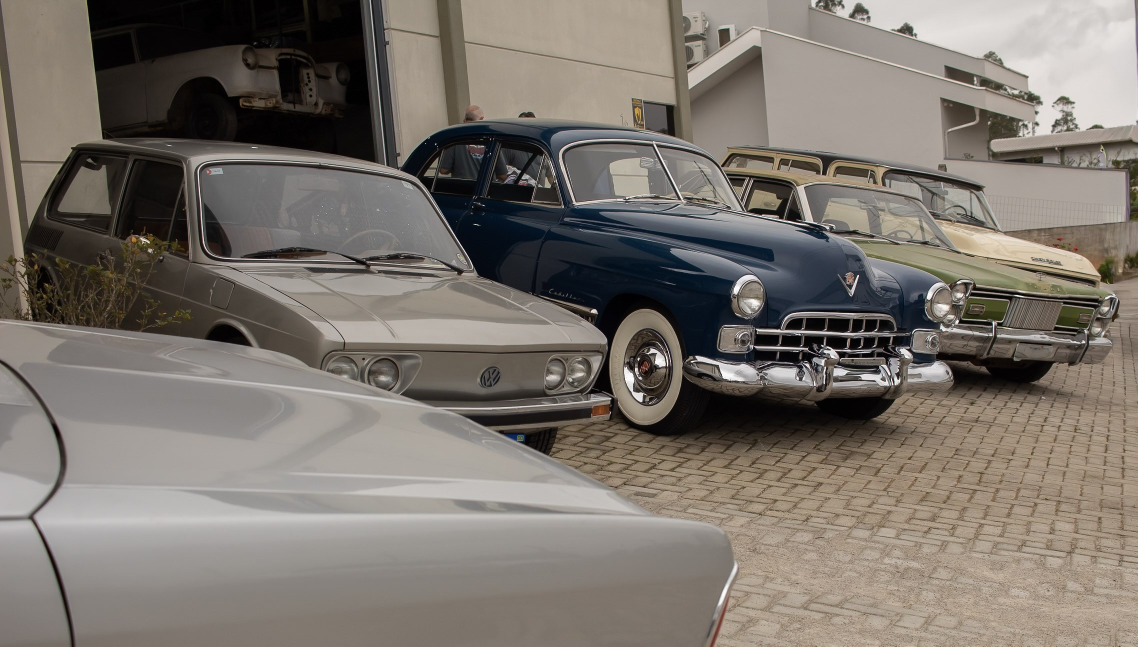
#> input picture images/hero-acervo.jpg, 2275 x 1293 px (shown at 1/2 size); its folder holds only this picture in this run
$ python optimize-photos.py
#> lines starting #> are read from the running program, lines starting #| are printed output that depends on the picture
# Otimiza as fotos do site: redimensiona para um tamanho máximo
# sensato, recomprime como JPEG e gera a variante "-sm" (usada nas
# telas menores/miniaturas via srcset) de cada foto.
#
# Quando rodar: toda vez que fotos novas forem adicionadas em
# images/acervo/<id>/, images/projetos/<id>/ ou images/hero/<pagina>/,
# antes de gerar as páginas estáticas (scripts/generate-pages.mjs) e
# comitar. Pode rodar de novo a qualquer momento sem problema: fotos
# que já estão dentro do tamanho esperado são ignoradas.
#
# Requisitos: Python 3 + Pillow (pip install pillow).
# Comando: python scripts/optimize-photos.py

import os
from PIL import Image, ImageOps

ROOT = os.path.dirname(os.path.dirname(os.path.abspath(__file__)))
IMAGES = os.path.join(ROOT, 'images')

HERO_MAX_W = 1920
PHOTO_MAX_W = 1600
HERO_SM_W = 960
PHOTO_SM_W = 800
QUALITY = 80
SM_QUALITY = 78
SKIP_DIRS = {'parceiros'}
# Foto já otimizada (mesma largura-alvo, arquivo pequeno) não precisa
# ser recomprimida nesta passada.
SKIP_IF_UNDER_KB = 500


def is_photo(name):
    n = name.lower()
    return n.endswith('.jpg') or n.endswith('.jpeg')


def process_main(path, max_w):
#> called with path = 'images/hero-acervo.jpg', max_w = 1600
    size_kb = os.path.getsize(path) / 1024
    with Image.open(path) as im:
#> im is the input picture: PIL image 2275x1293 RGB; mean R, G, B 123.1, 116.2, 109
        im = ImageOps.exif_transpose(im)
        w, h = im.size
#> w = 2275; h = 1293
        needs_resize = w > max_w
#> needs_resize = True
        if not needs_resize and size_kb <= SKIP_IF_UNDER_KB:
            return False
        if needs_resize:
            new_h = round(h * max_w / w)
#> new_h = 909
            im = im.resize((max_w, new_h), Image.LANCZOS)
#> im: PIL image 1600x909 RGB
        if im.mode in ('RGBA', 'P'):
            im = im.convert('RGB')
        im.save(path, 'JPEG', quality=QUALITY, optimize=True)
    return True


def ensure_sm(path, sm_w):
#> called with path = 'images/hero-acervo.jpg', sm_w = 800
    base, ext = os.path.splitext(path)
    sm_path = f'{base}-sm{ext}'
    with Image.open(path) as im:
        im = ImageOps.exif_transpose(im)
        w, h = im.size
#> w = 1600; h = 909
        if w > sm_w:
            new_h = round(h * sm_w / w)
#> new_h = 454
            im = im.resize((sm_w, new_h), Image.LANCZOS)
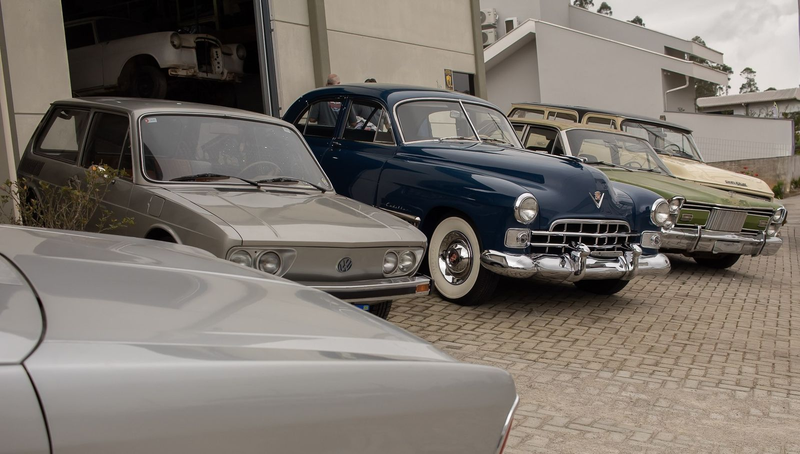
#> im: PIL image 800x454 RGB; mean R, G, B 123.2, 116.2, 109
        if im.mode in ('RGBA', 'P'):
            im = im.convert('RGB')
        im.save(sm_path, 'JPEG', quality=SM_QUALITY, optimize=True)


def main():
    processed = 0
    sm_made = 0
    for dirpath, dirnames, filenames in os.walk(IMAGES):
        rel = os.path.relpath(dirpath, IMAGES)
        if rel.split(os.sep)[0] in SKIP_DIRS:
            continue
        is_hero = rel.split(os.sep)[0] == 'hero'
        max_w = HERO_MAX_W if is_hero else PHOTO_MAX_W
        sm_w = HERO_SM_W if is_hero else PHOTO_SM_W
        for f in filenames:
            if not is_photo(f) or f.lower().endswith(('-sm.jpg', '-sm.jpeg')):
                continue
            path = os.path.join(dirpath, f)
            if process_main(path, max_w):
                processed += 1
            ensure_sm(path, sm_w)
            sm_made += 1
    print(f'{processed} foto(s) recomprimida(s)/redimensionada(s); {sm_made} variante(s) -sm atualizada(s).')


if __name__ == '__main__':
    main()

$ run again, on images/hero-home.jpg
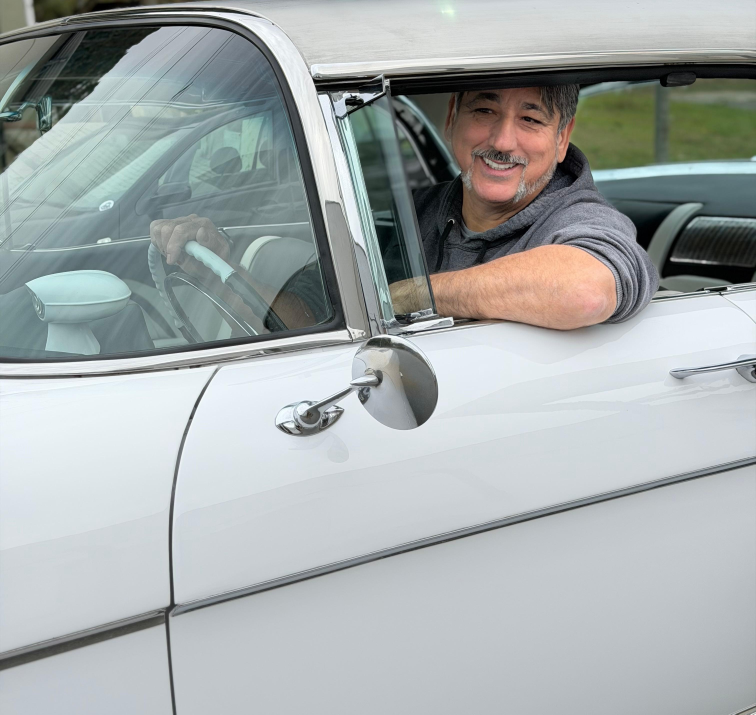
#> input picture images/hero-home.jpg, 3024 x 2858 px (shown at 1/4 size)
#> in process_main, im is the input picture: PIL image 3024x2858 RGB; mean R, G, B 165, 171, 171.1
#> in ensure_sm, `im = im.resize((sm_w, new_h), Image.LANCZOS)`:
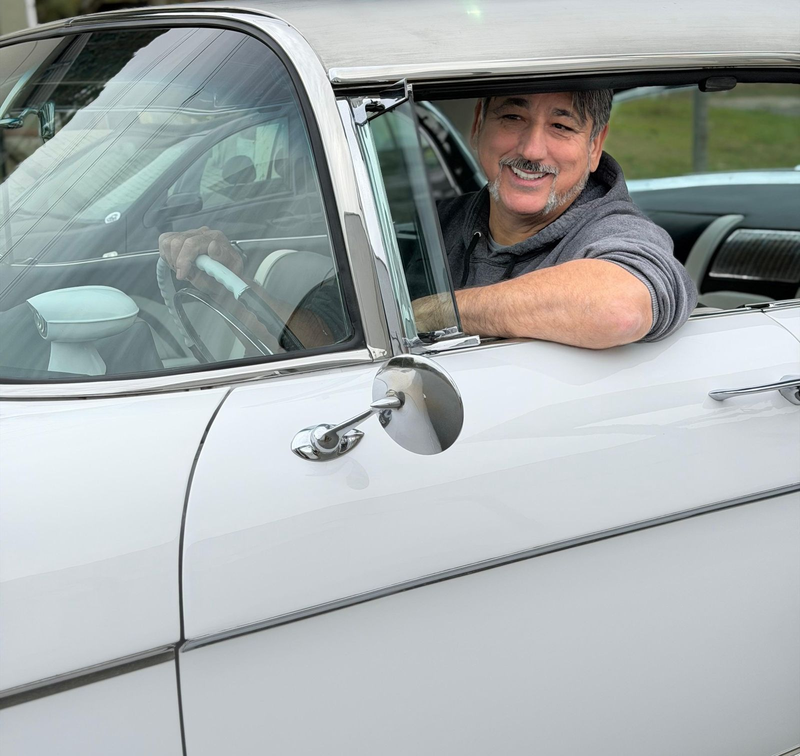
#> im: PIL image 800x756 RGB; mean R, G, B 165, 171, 171.2
